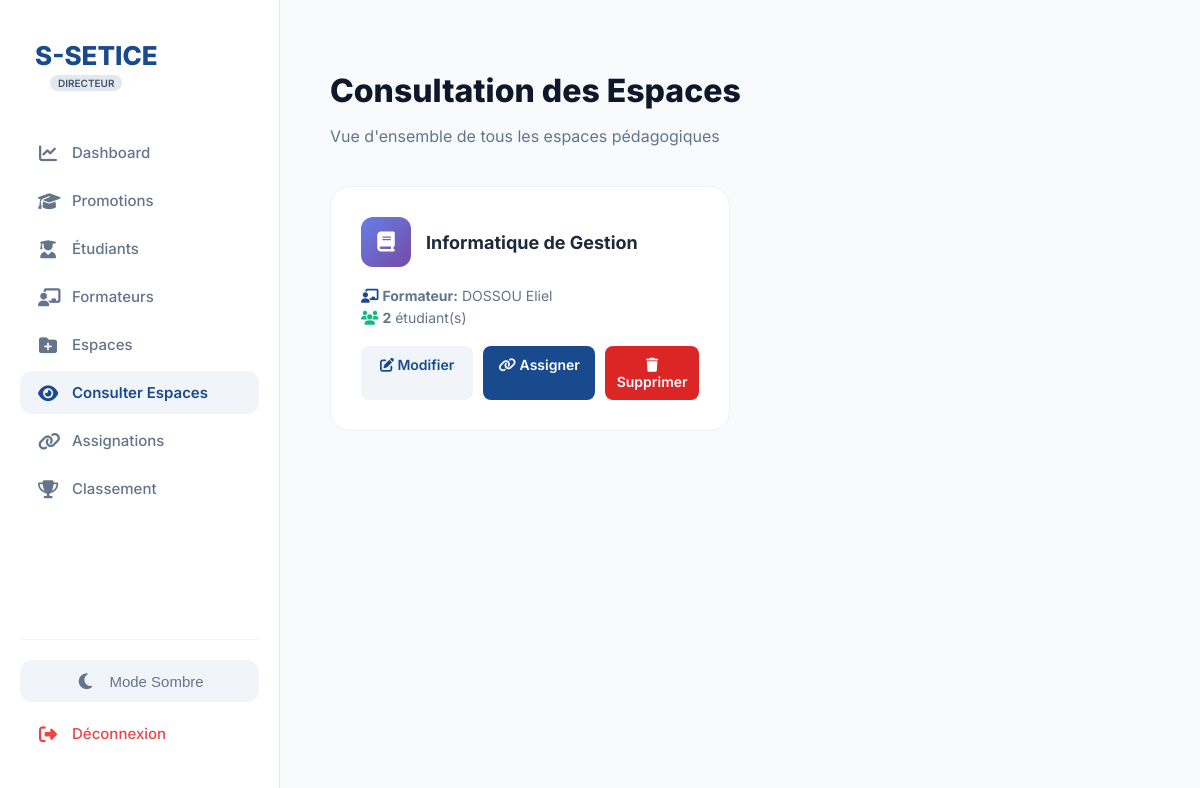
Page /views/consulter_espaces.php (signed in) on the earlier database version.
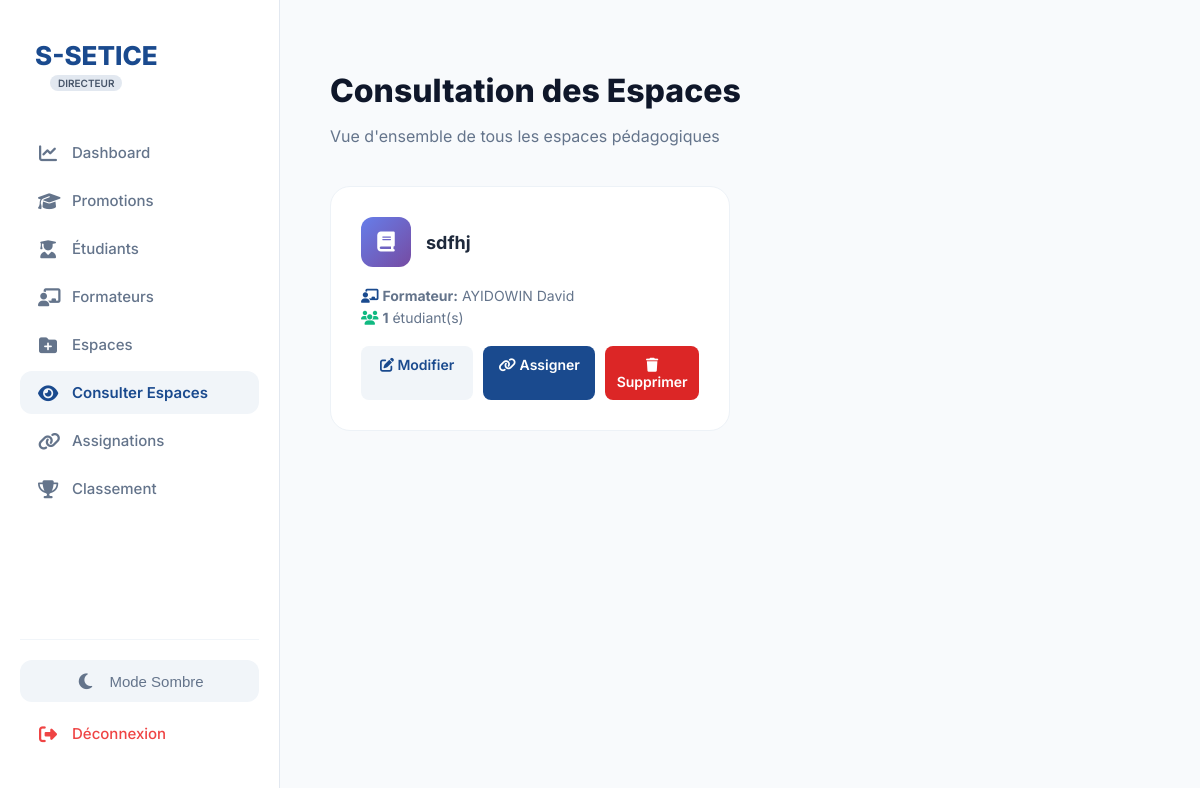
Same page on the later database version.
### tables this page shows
CREATE TABLE IF NOT EXISTS `espaces_pedagogiques` (
  `id` int NOT NULL AUTO_INCREMENT,
  `nom_espace` varchar(100) DEFAULT NULL,
  `matiere` varchar(100) DEFAULT NULL,
  `id_formateur` int DEFAULT NULL,
  PRIMARY KEY (`id`),
  KEY `id_formateur` (`id_formateur`)
);

CREATE TABLE IF NOT EXISTS `formateurs` (
  `id` int NOT NULL AUTO_INCREMENT,
  `nom` varchar(100) DEFAULT NULL,
  `email` varchar(150) DEFAULT NULL,
  `id_utilisateur` int DEFAULT NULL,
  PRIMARY KEY (`id`),
  UNIQUE KEY `email` (`email`)
);

### views/consulter_espaces.php (the view, shortened to what this page needs)
<?php
require_once('../config/db.php');
$stmt = $pdo->query("
    SELECT
        e.id,
        e.nom_espace,
        f.nom as formateur_nom,
        COUNT(DISTINCT ee.id_etudiant) as nb_etudiants
    FROM espaces_pedagogiques e
    LEFT JOIN formateurs f ON e.id_formateur = f.id
    LEFT JOIN etudiant_espace ee ON e.id = ee.id_espace
    GROUP BY e.id
    ORDER BY e.nom_espace
");
$espaces = $stmt->fetchAll();
?>
<!DOCTYPE html>
<html lang="fr">
<head>
    <link rel="stylesheet" href="https://cdnjs.cloudflare.com/ajax/libs/font-awesome/6.4.0/css/all.min.css">
</head>
<body style="margin:0; font-family:'Inter', sans-serif; background:#f8fafc;">
    <?php include('../includes/sidebar.php'); ?>
    <main style="margin-left: 280px; padding: 50px;">
        <h1 style="font-weight: 800; color: #0f172a; margin-bottom: 10px;">Consultation des Espaces</h1>
        <p style="color: #64748b; margin-bottom: 40px;">Vue d'ensemble de tous les espaces pédagogiques</p>
        <?php if (empty($espaces)): ?>
            <div style="background: white; padding: 60px; text-align: center; border-radius: 20px; border: 1px solid #edf2f7;">
                <i class="fas fa-inbox" style="font-size: 64px; color: #cbd5e1; margin-bottom: 20px;"></i>
                <h3 style="color: #1e293b; margin-bottom: 10px;">Aucun espace pédagogique</h3>
                <p style="color: #64748b; margin-bottom: 30px;">Commencez par créer votre premier espace pédagogique</p>
                <a href="espaces.php" style="display: inline-block; background: #1a4a8e; color: white; padding: 15px 30px; border-radius: 10px; text-decoration: none; font-weight: 600;">
                    <i class="fas fa-plus"></i> Créer un espace
                </a>
            </div>
        <?php else: ?>
            <div style="display: grid; grid-template-columns: repeat(auto-fill, minmax(350px, 1fr)); gap: 20px;">
                <?php foreach($espaces as $esp): ?>
                <div style="background: white; padding: 30px; border-radius: 20px; border: 1px solid #edf2f7; transition: 0.3s;" onmouseover="this.style.boxShadow='0 10px 20px rgba(0,0,0,0.1)'" onmouseout="this.style.boxShadow='none'">
                    <div style="display: flex; align-items: center; gap: 15px; margin-bottom: 20px;">
                        <div style="width: 50px; height: 50px; background: linear-gradient(135deg, #667eea 0%, #764ba2 100%); border-radius: 12px; display: flex; align-items: center; justify-content: center;">
                            <i class="fas fa-book" style="color: white; font-size: 20px;"></i>
                        </div>
                        <div>
                            <h3 style="margin: 0; color: #1e293b; font-size: 18px;"><?= htmlspecialchars($esp['nom_espace']) ?></h3>
                        </div>
                    </div>
                    <div style="margin-bottom: 15px;">
                        <p style="color: #64748b; font-size: 14px; margin: 0 0 5px 0;">
                            <i class="fas fa-chalkboard-teacher" style="color: #1a4a8e;"></i>
                            <strong>Formateur:</strong> <?= $esp['formateur_nom'] ? htmlspecialchars($esp['formateur_nom']) : '<em>Non assigné</em>' ?>
                        </p>
                        <p style="color: #64748b; font-size: 14px; margin: 0;">
                            <i class="fas fa-users" style="color: #10b981;"></i>
                            <strong><?= $esp['nb_etudiants'] ?></strong> étudiant(s)
                        </p>
                    </div>
                    <div style="display: flex; gap: 10px; margin-top: 20px;">
                        <a href="edit_espace.php?id=<?= $esp['id'] ?>" style="flex: 1; background: #f1f5f9; color: #1a4a8e; padding: 10px; border-radius: 8px; text-align: center; text-decoration: none; font-weight: 600; font-size: 14px;">
                            <i class="fas fa-edit"></i> Modifier
                        </a>
                        <a href="#" onclick="assignPromo(<?= $esp['id'] ?>); return false;" style="flex: 1; background: #1a4a8e; color: white; padding: 10px; border-radius: 8px; text-align: center; text-decoration: none; font-weight: 600; font-size: 14px;">
                            <i class="fas fa-link"></i> Assigner
                        </a>
                        <a href="#" onclick="deleteEspace(<?= $esp['id'] ?>, '<?= htmlspecialchars($esp['nom_espace']) ?>'); return false;" style="flex: 0.8; background: #dc2626; color: white; padding: 10px; border-radius: 8px; text-align: center; text-decoration: none; font-weight: 600; font-size: 14px;">
                            <i class="fas fa-trash"></i> Supprimer
                        </a>
                    </div>
                </div>
                <?php endforeach; ?>
            </div>
        <?php endif; ?>
    </main>
</body>
</html>

Differences in the rows shown:
removed espaces_pedagogiques: nom_espace "Informatique de Gestion", id_formateur.nom "DOSSOU Eliel", nb_etudiants "2"
added espaces_pedagogiques: nom_espace "sdfhj", id_formateur.nom "AYIDOWIN David", nb_etudiants "1"
